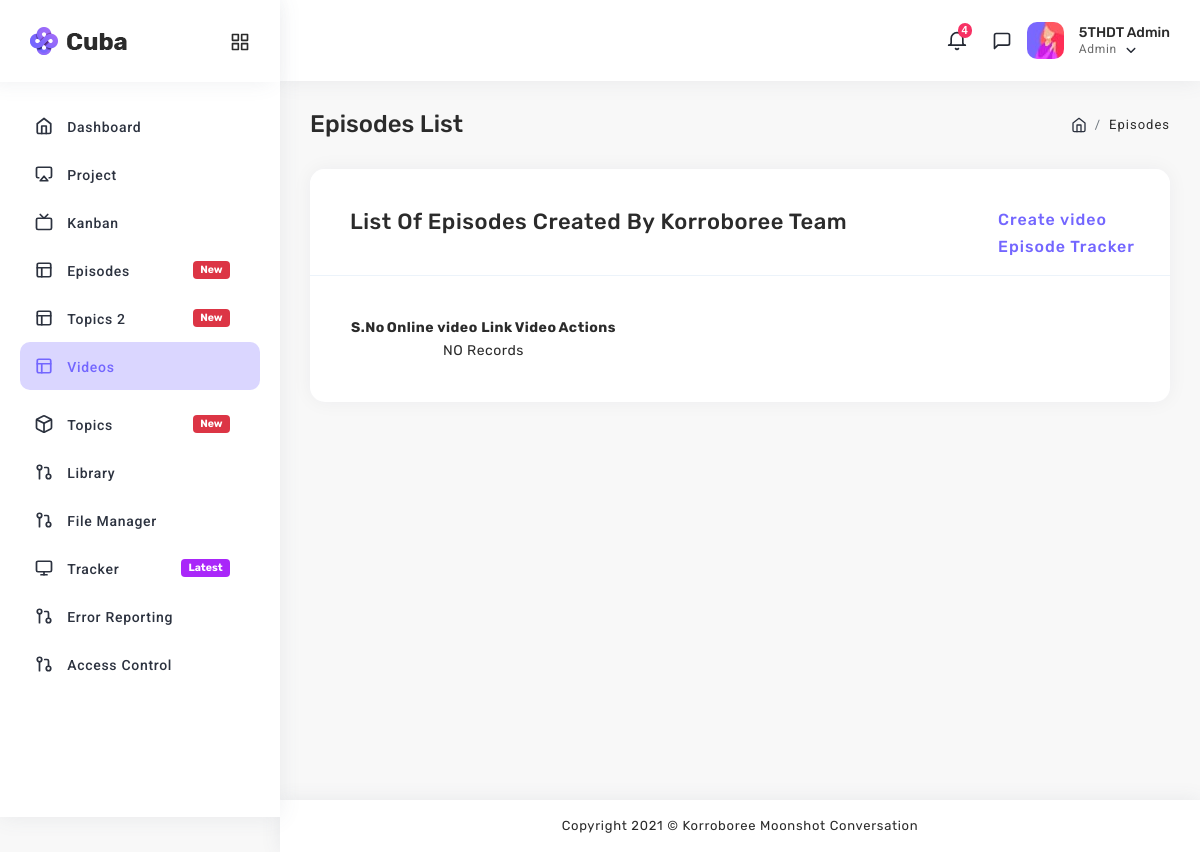
The page /index.php/journal_5th/episode/video on the database as committed earlier.
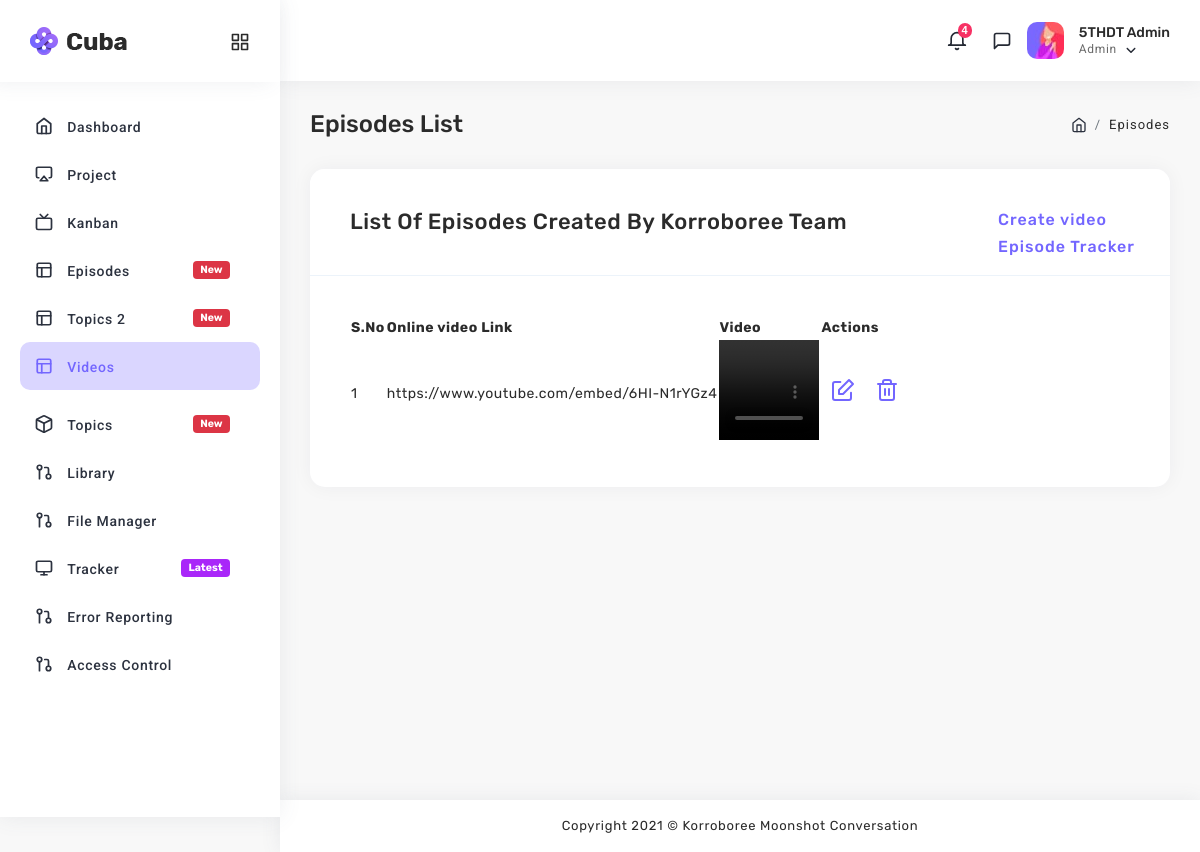
The same page on the database as committed later.
### tables this page shows
CREATE TABLE `video` (
  `id` int(11) NOT NULL,
  `link` varchar(255) NOT NULL,
  `video` varchar(255) NOT NULL,
  `created_date` timestamp NOT NULL DEFAULT current_timestamp()
);

### application/controllers/journal_5th/Episode.php (called while the page is built, shortened)
<?php
class Episode extends CI_Controller {
public function __construct()
    {
        $this->load->model("Home_model");
    }
	 public function video(){
	 $data['video'] =	$this->Home_model->video_get();
	    $this->load->view('journal_5th/header');
		$this->load->view('journal_5th/video',	 $data);
		$this->load->view('journal_5th/footer');
	 }
}

### index.php (called while the page is built, shortened)
<?php
require_once BASEPATH.'core/CodeIgniter.php';

### application/models/Home_model.php (called while the page is built, shortened)
<?php
class Home_model extends CI_Model
{
    public function video_get()
    {
        $this->db->select("*");
        $this->db->from('video');
        $query = $this->db->get();
        if ($query->num_rows()>0) {
            return $query->result();
        } else {
            return false;
        }
    }
}
?>

### application/views/journal_5th/video.php (the view, shortened to what this page needs)
<div class="page-body">
               <div class="container-fluid">
                  <div class="page-title">
                     <div class="row">
                        <div class="col-6">
                           <h3>Episodes List</h3>
                        </div>
                        <div class="col-6">
                           <ol class="breadcrumb">
                              <li class="breadcrumb-item">
								  <a href="<?php base_url(); ?>dashboard">
									  <i data-feather="home"></i>
								  </a>
							  </li>
							  <li class="breadcrumb-item">Episodes</li>
                           </ol>
                        </div>
                     </div>
                  </div>
               </div>
               <div class="container-fluid">
                  <div class="row">
					  <div class="col-sm-12">
						<div class="card">
						  <div class="card-header">
							  <h5>List of Episodes Created by Korroboree Team</h5>
							  <div class="card-header-right">
								  <h6>
									  <a href="<?php  base_url();  ?>video_add">Create video</a>
								  </h6>
								  <h6>
									  <a href="#">Episode Tracker</a>
								  </h6>
							  </div>
						  </div>
						  <div class="card-body">
							<div class="table-responsive">
							  <table class="display" id="basic-10">
								<thead>
								  <tr>
									<th>S.No</th>
									<th>Online video Link</th>
									<th> Video</th>
									<th>Actions</th>
								  </tr>
								</thead>
								<tbody>
								<?php if (!empty($video)) {
                                             foreach ($video as $row) { ?>
								  <tr>
									<td><?php echo $row->id; ?></td>
									<td><?php echo $row->link; ?></td>
									<td><video width="100" height="100" controls>
             <source src="<?php echo base_url('uploads/video/'.$row->video); ?>" type="video/mp4">
             <source src="<?php echo base_url('uploads/video/'.$row->video);   ?>" type="video/ogg">
									</td>
									<td>
										<ul class="list-unstyled card-option">
											<li style="float: left !important; padding: 0 10px !important;">
												<a href="<?php echo base_url('journal_5th/episode/edit_video/'.$row->id) ?>">
													<i data-feather="edit"></i>
												</a>
											</li>
											<li style="float: left !important; padding: 0 10px !important;">
												<a href="<?php echo base_url('journal_5th/episode/video_delete/'.$row->id) ?>">
													<i data-feather="trash-2"></i>
												</a>
											</li>
										</ul>
									</td>
								  </tr>
								</tbody>
								 <?php
                                       }
                                       } else { ?>
                                      <tr id="row">
                                         <td colspan="6" align="center">NO Records</td>
                                         <?php
                                          }  ?>
							  </table>
							</div>
						  </div>
						</div>
					  </div>
                  </div>
               </div>
            </div>

Rows that differ between the two databases and show on the page:
added video: id "1", link "https://www.youtube.com/embed/6HI-N1rYGz4"
Other text that changed with them:
text no longer shown: "NO Records"
